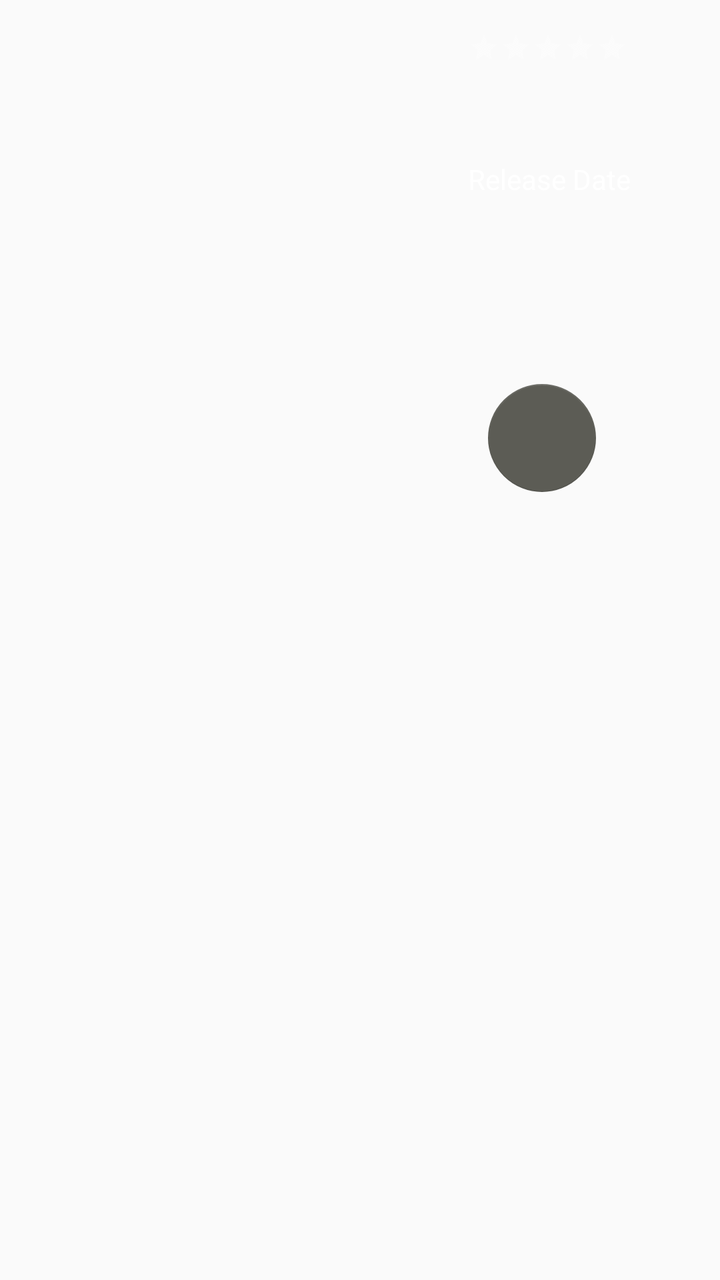
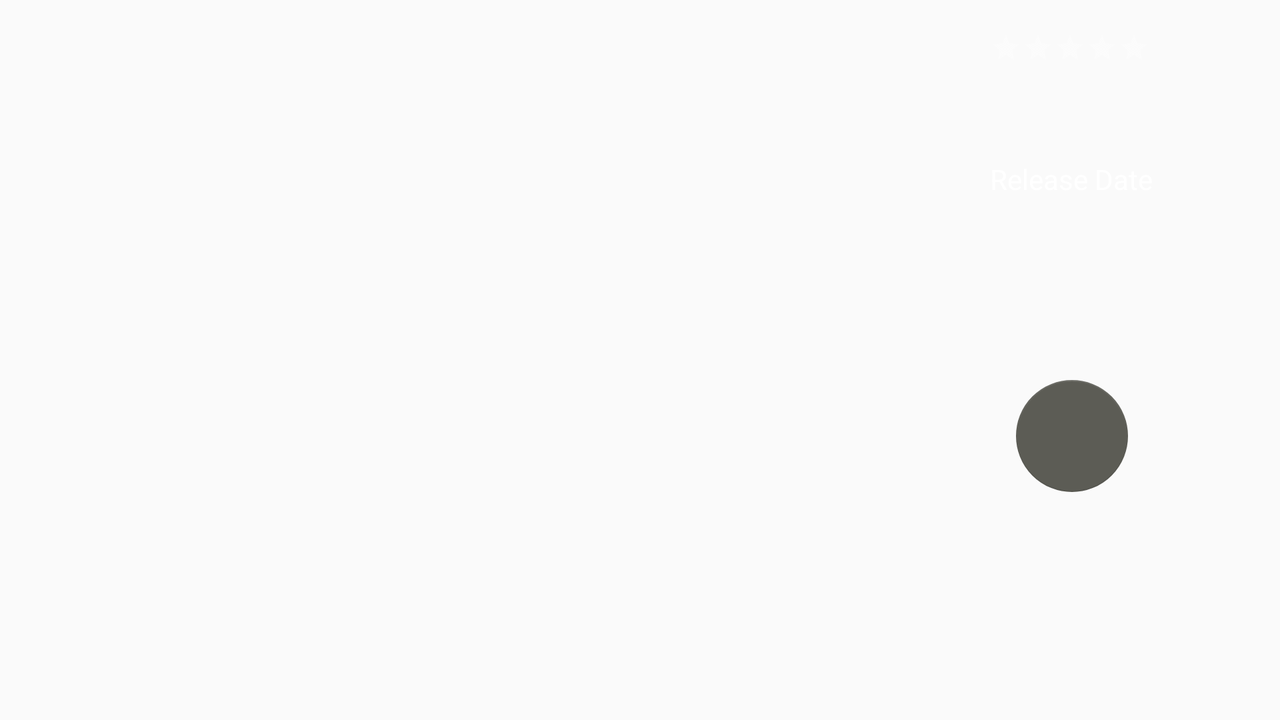

An Android layout and its configuration variant, each rendered on a device that would load it. The default file and the variant file are quoted in full after the pictures.
<!-- AndroidManifest.xml: application theme AppTheme -->
<!-- res/layout/content_collapsing_toolbar.xml -->
<?xml version="1.0" encoding="utf-8"?>
<android.support.constraint.ConstraintLayout xmlns:android="http://schemas.android.com/apk/res/android"
    xmlns:app="http://schemas.android.com/apk/res-auto"
    xmlns:tools="http://schemas.android.com/tools"
    android:layout_width="match_parent"
    android:layout_height="match_parent">


    <ImageView
        android:id="@+id/image_thumbnail"
        android:layout_width="180dp"
        android:layout_height="230dp"
        android:layout_marginBottom="16dp"
        android:layout_marginStart="16dp"
        android:layout_marginTop="16dp"
        android:src="@drawable/no_image_icon"
        app:layout_constraintBottom_toBottomOf="parent"
        app:layout_constraintStart_toStartOf="parent"
        app:layout_constraintTop_toTopOf="parent"
        app:layout_constraintVertical_bias="0.0" />

    <RatingBar
        android:id="@+id/ratingBar"
        style="?attr/ratingBarStyleSmall"
        android:layout_width="wrap_content"
        android:layout_height="wrap_content"
        android:layout_gravity="bottom"
        android:layout_marginEnd="16dp"
        android:layout_marginStart="8dp"
        android:layout_marginTop="16dp"
        android:paddingBottom="8dp"
        android:theme="@style/RatingBar"
        app:layout_constraintEnd_toEndOf="parent"
        app:layout_constraintStart_toEndOf="@+id/image_thumbnail"
        app:layout_constraintTop_toTopOf="parent" />

    <TextView
        android:id="@+id/textView"
        android:layout_width="wrap_content"
        android:layout_height="wrap_content"
        android:layout_marginEnd="16dp"
        android:layout_marginTop="40dp"
        android:text="@string/release_date"
        android:textAppearance="@style/TextAppearance.AppCompat.Small"
        android:textColor="@color/colorWhite"
        app:layout_constraintEnd_toEndOf="parent"
        app:layout_constraintHorizontal_bias="0.0"
        app:layout_constraintStart_toStartOf="@+id/ratingBar"
        app:layout_constraintTop_toBottomOf="@+id/ratingBar" />

    <TextView
        android:id="@+id/releaseDate"
        android:layout_width="wrap_content"
        android:layout_height="wrap_content"
        android:layout_marginTop="8dp"
        android:textColor="@color/colorWhite"
        android:textAppearance="@style/TextAppearance.AppCompat.Small"
        app:layout_constraintStart_toStartOf="@+id/textView"
        app:layout_constraintTop_toBottomOf="@+id/textView" />

    <android.support.design.widget.FloatingActionButton
        android:id="@+id/image_button"
        android:layout_width="54dp"
        android:layout_height="54dp"
        android:adjustViewBounds="true"
        android:src="@drawable/star_white"
        app:elevation="0dp"
        app:fabSize="auto"
        app:layout_constraintBottom_toBottomOf="@+id/image_thumbnail"
        app:layout_constraintEnd_toEndOf="parent"
        app:layout_constraintHorizontal_bias="0.139"
        app:layout_constraintStart_toStartOf="@+id/ratingBar"
        app:rippleColor="@null" />

</android.support.constraint.ConstraintLayout>
<!-- resources referenced by this layout -->
<resources>
  <color name="colorWhite">#FFFFFF</color>
  <string name="release_date">Release Date</string>
  <style name="RatingBar" parent="Theme.AppCompat">
          <item name="colorControlNormal">@color/colorWhite</item>
          <item name="colorControlActivated">@color/yellow</item>
      </style>
  <style name="AppTheme" parent="Theme.AppCompat.Light.DarkActionBar">
          
          <item name="colorPrimary">@color/colorPrimary</item>
          <item name="colorPrimaryDark">@color/colorPrimaryDark</item>
          <item name="colorAccent">@color/colorAccent</item>
      </style>
  <color name="yellow">#ffca2c</color>
  <color name="colorPrimary">#5c5c55</color>
  <color name="colorPrimaryDark">#45433a</color>
  <color name="colorAccent">#5c5c55</color>
</resources>
<!-- res/layout-land/content_collapsing_toolbar.xml (the repository's variant of the layout above) -->
<!-- drawn on the phone turned sideways -->
<?xml version="1.0" encoding="utf-8"?>
<android.support.constraint.ConstraintLayout xmlns:android="http://schemas.android.com/apk/res/android"
    xmlns:app="http://schemas.android.com/apk/res-auto"
    xmlns:tools="http://schemas.android.com/tools"
    android:layout_width="match_parent"
    android:layout_height="match_parent">


    <ImageView
        android:id="@+id/image_thumbnail"
        android:layout_width="180dp"
        android:layout_height="230dp"
        android:layout_marginStart="16dp"
        android:layout_marginTop="16dp"
        android:src="@drawable/no_image_icon"
        app:layout_constraintStart_toStartOf="parent"
        app:layout_constraintTop_toTopOf="parent" />

    <RatingBar
        android:id="@+id/ratingBar"
        style="?attr/ratingBarStyleSmall"
        android:layout_width="wrap_content"
        android:layout_height="wrap_content"
        android:layout_gravity="bottom"
        android:layout_marginEnd="16dp"
        android:layout_marginStart="8dp"
        android:layout_marginTop="16dp"
        android:paddingBottom="8dp"
        android:theme="@style/RatingBar"
        app:layout_constraintEnd_toEndOf="parent"
        app:layout_constraintHorizontal_bias="0.856"
        app:layout_constraintStart_toEndOf="@+id/image_thumbnail"
        app:layout_constraintTop_toTopOf="parent" />

    <TextView
        android:id="@+id/textView"
        android:layout_width="wrap_content"
        android:layout_height="wrap_content"
        android:layout_marginEnd="16dp"
        android:layout_marginTop="40dp"
        android:text="@string/release_date"
        android:textAppearance="@style/TextAppearance.AppCompat.Small"
        android:textColor="@color/colorWhite"
        app:layout_constraintEnd_toEndOf="parent"
        app:layout_constraintHorizontal_bias="0.0"
        app:layout_constraintStart_toStartOf="@+id/ratingBar"
        app:layout_constraintTop_toBottomOf="@+id/ratingBar" />

    <TextView
        android:id="@+id/releaseDate"
        android:layout_width="wrap_content"
        android:layout_height="wrap_content"
        android:layout_marginTop="8dp"
        android:textColor="@color/colorWhite"
        android:textAppearance="@style/TextAppearance.AppCompat.Small"
        app:layout_constraintStart_toStartOf="@+id/textView"
        app:layout_constraintTop_toBottomOf="@+id/textView" />

    <android.support.design.widget.FloatingActionButton
        android:id="@+id/image_button"
        android:layout_width="wrap_content"
        android:layout_height="wrap_content"
        android:src="@drawable/star_white"
        android:adjustViewBounds="true"
        app:elevation="0dp"
        app:fabSize="auto"
        app:layout_constraintBottom_toBottomOf="@+id/image_thumbnail"
        app:layout_constraintEnd_toEndOf="parent"
        app:layout_constraintHorizontal_bias="0.146"
        app:layout_constraintStart_toStartOf="@+id/ratingBar"
        app:rippleColor="@null" />

</android.support.constraint.ConstraintLayout>
